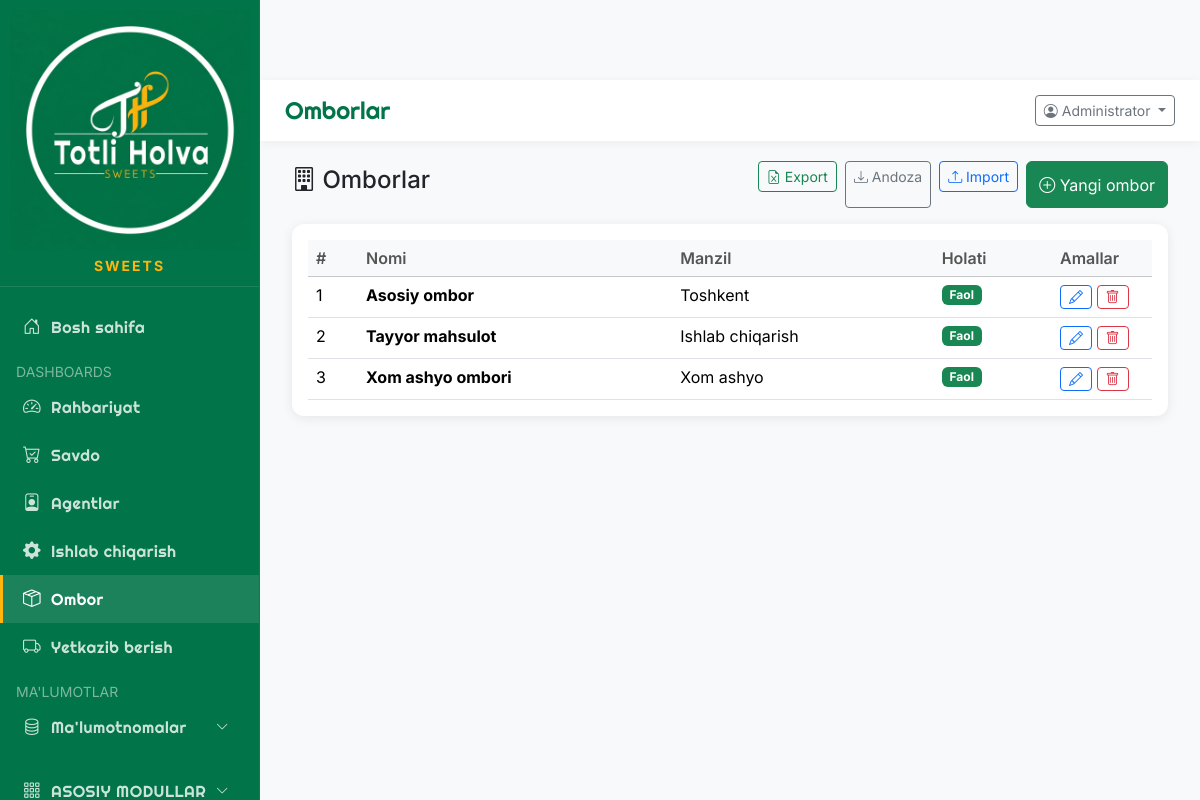
Page /info/warehouses (signed in) on the earlier database version.
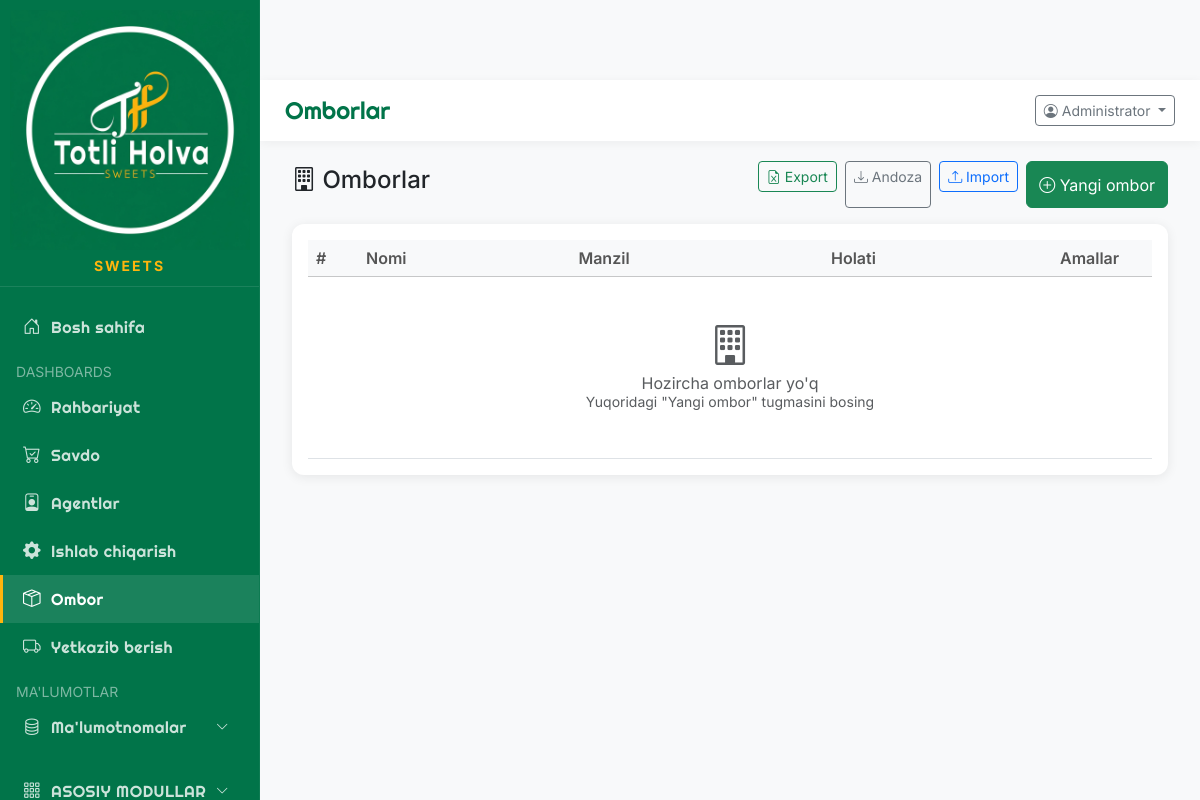
Same page on the later database version.
### app/models/database.py (models this page shows)
class Warehouse(Base):
    __tablename__ = "warehouses"
    id = Column(Integer, primary_key=True, index=True)
    code = Column(String(50), unique=True, index=True)
    name = Column(String(100), index=True)
    address = Column(String(255))
    responsible_id = Column(Integer, ForeignKey("users.id"))
    is_active = Column(Boolean, default=True)
    stocks = relationship("Stock", back_populates="warehouse")

### main.py (the view)
@app.get("/info/warehouses", response_class=HTMLResponse)
async def info_warehouses(request: Request, db: Session = Depends(get_db), current_user: User = Depends(require_auth)):
    if not current_user:
        return RedirectResponse(url="/login", status_code=303)
    warehouses = db.query(Warehouse).all()
    return templates.TemplateResponse("info/warehouses.html", {"request": request, "warehouses": warehouses, "current_user": current_user, "page_title": "Omborlar"})

### app/templates/info/warehouses.html (shortened to what this page needs)
{% extends "base.html" %}
{% block content %}
<div class="container-fluid">
    <div class="row mb-3">
        <div class="col-12">
            <div class="d-flex justify-content-between align-items-center">
                <h4><i class="bi bi-building"></i> Omborlar</h4>
                <div class="d-flex gap-2">
                    <form action="/info/warehouses/export" method="get" style="display:inline;">
                        <button type="submit" class="btn btn-outline-success btn-sm"><i
                                class="bi bi-file-earmark-excel"></i> Export</button>
                    </form>
                    <a href="/info/warehouses/template" class="btn btn-outline-secondary btn-sm"
                        title="Import uchun andoza yuklab olish">
                        <i class="bi bi-download"></i> Andoza
                    </a>
                    <form action="/info/warehouses/import" method="post" enctype="multipart/form-data"
                        style="display:inline;">
                        <label class="btn btn-outline-primary btn-sm mb-0">
                            <i class="bi bi-upload"></i> Import
                        </label>
                    </form>
                    <button class="btn btn-success" data-bs-toggle="modal" data-bs-target="#addWarehouseModal">
                        <i class="bi bi-plus-circle"></i> Yangi ombor
                    </button>
                </div>
            </div>
        </div>
    </div>
    <div class="card">
        <div class="card-body">
            <table class="table table-hover">
                <thead class="table-light">
                    <tr>
                        <th width="50">#</th>
                        <th>Nomi</th>
                        <th>Manzil</th>
                        <th>Holati</th>
                        <th width="100">Amallar</th>
                    </tr>
                </thead>
                <tbody>
                    {% if warehouses %}
                    {% for warehouse in warehouses %}
                    <tr>
                        <td>{{ warehouse.id }}</td>
                        <td><strong>{{ warehouse.name }}</strong></td>
                        <td>{{ warehouse.address or '-' }}</td>
                        <td>
                            {% if warehouse.is_active %}
                            <span class="badge bg-success">Faol</span>
                            {% else %}
                            <span class="badge bg-secondary">Nofaol</span>
                            {% endif %}
                        </td>
                        <td>
                            <button class="btn btn-sm btn-outline-primary" title="Tahrirlash"
                                onclick="editWarehouse({{ warehouse.id }}, `{{ warehouse.name }}`, `{{ warehouse.address or '' }}`)">
                                <i class="bi bi-pencil"></i>
                            </button>
                            <button class="btn btn-sm btn-outline-danger" title="O'chirish"
                                onclick="deleteWarehouse({{ warehouse.id }}, `{{ warehouse.name }}`)">
                                <i class="bi bi-trash"></i>
                            </button>
                        </td>
                    </tr>
                    {% endfor %}
                    {% else %}
                    <tr>
                        <td colspan="5" class="text-center text-muted py-5">
                            <i class="bi bi-building fs-1 d-block mb-2"></i>
                            Hozircha omborlar yo'q<br>
                            <small>Yuqoridagi "Yangi ombor" tugmasini bosing</small>
                        </td>
                    </tr>
                    {% endif %}
                </tbody>
            </table>
        </div>
    </div>
</div>
{% endblock %}

Differences in the rows shown:
removed Warehouse: id "1", name "Asosiy ombor", address "Toshkent", is_active "Faol"
removed Warehouse: id "2", name "Tayyor mahsulot", address "Ishlab chiqarish", is_active "Faol"
removed Warehouse: id "3", name "Xom ashyo ombori", address "Xom ashyo", is_active "Faol"
Other differences:
text now shown: "Hozircha omborlar yo'q Yuqoridagi \"Yangi ombor\" tugmasini bosing"
